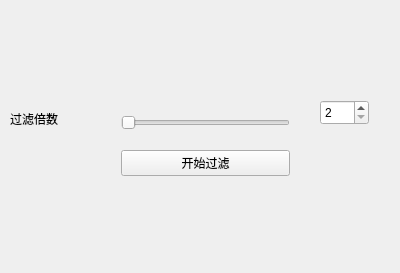
<?xml version="1.0" encoding="UTF-8"?>
<ui version="4.0">
 <class>QtWidgetsClass</class>
 <widget class="QWidget" name="QtWidgetsClass">
  <property name="geometry">
   <rect>
    <x>0</x>
    <y>0</y>
    <width>400</width>
    <height>273</height>
   </rect>
  </property>
  <property name="windowTitle">
   <string>QtWidgetsClass</string>
  </property>
  <widget class="QWidget" name="verticalLayoutWidget">
   <property name="geometry">
    <rect>
     <x>110</x>
     <y>90</y>
     <width>191</width>
     <height>111</height>
    </rect>
   </property>
   <layout class="QVBoxLayout" name="verticalLayout">
    <item>
     <widget class="QSlider" name="horizontalSlider">
      <property name="minimum">
       <number>2</number>
      </property>
      <property name="maximum">
       <number>12</number>
      </property>
      <property name="orientation">
       <enum>Qt::Horizontal</enum>
      </property>
     </widget>
    </item>
    <item>
     <widget class="QPushButton" name="pushButton">
      <property name="text">
       <string>开始过滤</string>
      </property>
     </widget>
    </item>
   </layout>
  </widget>
  <widget class="QLabel" name="label">
   <property name="geometry">
    <rect>
     <x>10</x>
     <y>110</y>
     <width>81</width>
     <height>18</height>
    </rect>
   </property>
   <property name="text">
    <string>过滤倍数</string>
   </property>
  </widget>
  <widget class="QSpinBox" name="spinBox">
   <property name="geometry">
    <rect>
     <x>320</x>
     <y>100</y>
     <width>49</width>
     <height>25</height>
    </rect>
   </property>
   <property name="minimum">
    <number>2</number>
   </property>
   <property name="maximum">
    <number>12</number>
   </property>
  </widget>
 </widget>
 <layoutdefault spacing="6" margin="11"/>
 <resources/>
 <connections/>
</ui>
